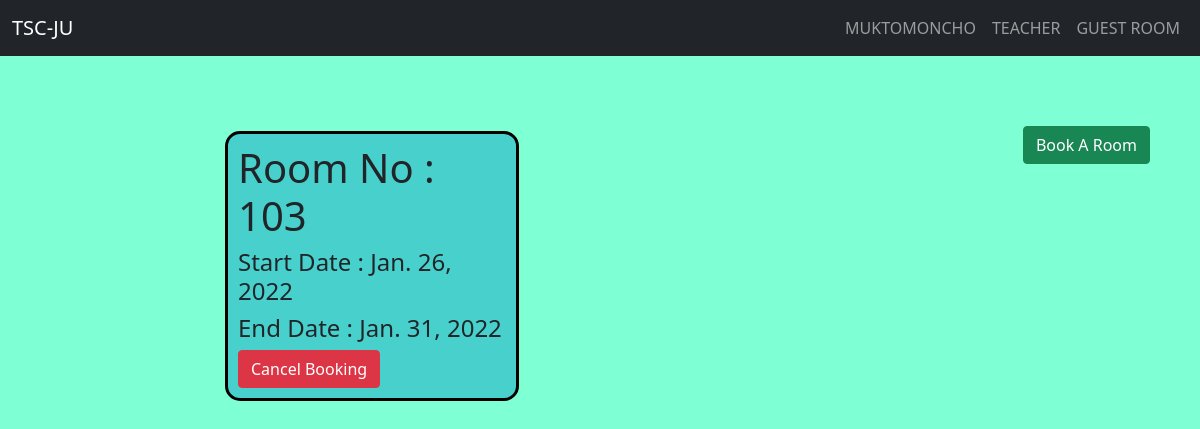
Screenshot of /guestroom/ with the database file from the repository.
### office/models.py (models this page shows, shortened)
class Guest (models.Model):
    name = models.CharField(max_length=200, null=True)
    id = models.AutoField(max_length=3, primary_key=True)
    address = models.CharField(max_length=300, null=True)
    phone = models.IntegerField(max_length=12, null=True)
    roomNo = models.ForeignKey(Room, on_delete=models.CASCADE, max_length=3, null=True)
    bookingDate = models.DateField(null=True)
    stayingStart = models.DateField(null=True)
    stayingEnd = models.DateField(null=True)

class Room (models.Model):
    roomNo = models.CharField(max_length=3, null=True)
    roomType = models.CharField(max_length=30, null=True)
    def __str__(self):
        return self.roomNo

### office/views.py (the view)
# urls.py: path('guestroom/', views.guestroom, name="guestroom"),
def guestroom(request):
    guestroom = Guest.objects.all()
    context = {
        'guestroom':guestroom,
    }
    return render(request, 'office/guestroom.html', context)

### office/templates/office/guestroom.html
{% extends 'office/main.html' %}
{% block content %}
<div class="guestroom">
    <div class="add" style="float: right; margin-right: 50px;">
        <a href="{% url 'bookguestroom' %}" class="btn btn-success">Book A Room</a>
    </div>
    {% for i in guestroom %}
    <div class="guest">
        <h1>Room No : {{i.roomNo}}</h1>
        <h4>Start Date : {{i.stayingStart}}</h4>
        <h4>End Date : {{i.stayingEnd}}</h4>
        <a class="btn btn-danger" href="{% url 'cancelbooking' i.id %}">Cancel Booking</a>
    </div>
    {% endfor %}
</div>
{% endblock %}

### static/css/main.css (style rules this page uses)
body { background-color: aquamarine; }
.guestroom { margin: 70px 0px 100px 220px; }
.guest { background-color: mediumturquoise; border: 3px solid black; border-radius: 15px; padding: 10px; float: left; width: 30%; margin: 5px; }

### rows the page displays
Guest: roomNo "103", stayingStart "Jan. 26, 2022", stayingEnd "Jan. 31, 2022"
